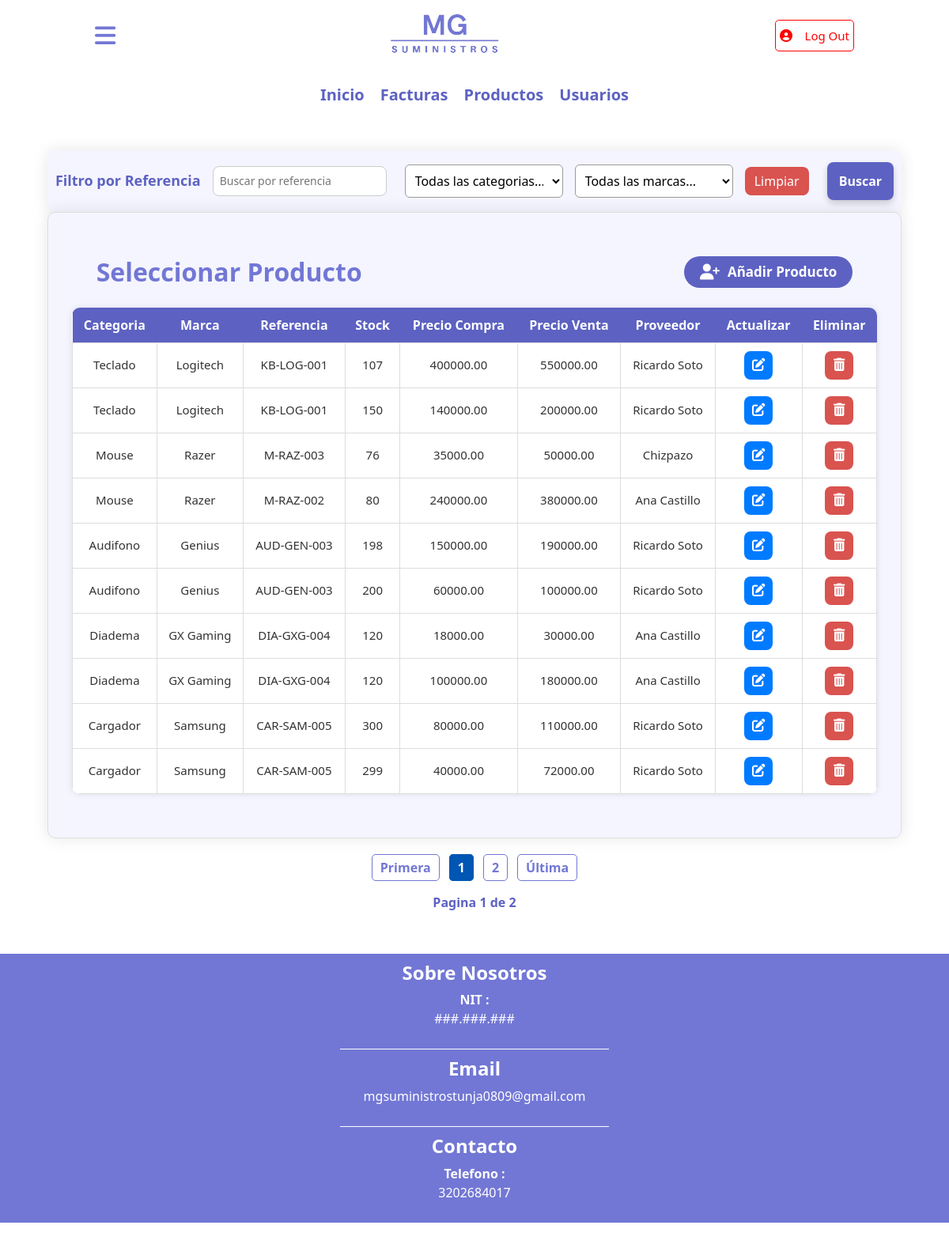
Screenshot of /producto/select.php (signed in) with the database file from the repository.
### tables this page shows
CREATE TABLE `producto` (
  `id_producto` int(11) NOT NULL,
  `id_categoria` int(11) NOT NULL,
  `id_marca` int(11) NOT NULL,
  `referencia` varchar(50) NOT NULL,
  `stock` int(11) NOT NULL,
  `precio_compra` decimal(10,2) NOT NULL,
  `precio_venta` decimal(10,2) NOT NULL,
  `id_proveedor` int(11) DEFAULT NULL
);

CREATE TABLE `categoria` (
  `id_categoria` int(11) NOT NULL,
  `tipo_categoria` varchar(40) NOT NULL
);

CREATE TABLE `marca` (
  `id_marca` int(11) NOT NULL,
  `nombre_marca` varchar(40) NOT NULL
);

CREATE TABLE `persona` (
  `id_persona` int(11) NOT NULL,
  `nombre` varchar(40) NOT NULL,
  `id_tipo_identidad` int(11) DEFAULT NULL,
  `id_tipo_documento` int(11) NOT NULL,
  `numero_documento` varchar(40) DEFAULT NULL,
  `correo_electronico` varchar(50) DEFAULT NULL,
  `contrasena` varchar(40) DEFAULT NULL,
  `id_rol` int(11) DEFAULT NULL,
  `direccion` varchar(40) DEFAULT NULL,
  `ciudad` int(11) DEFAULT NULL
);

### producto/select.php (the view, shortened to what this page needs)
<!DOCTYPE html>
<html lang="en">
<head>
    <link href="https://cdn.jsdelivr.net/npm/bootstrap@5.3.3/dist/css/bootstrap.min.css"
          rel="stylesheet"
>
    <link rel="stylesheet" href="../CSS/styles.css">
</head>
<body>
    <?php require_once('../config/database.php');?>
    <?php include('../temp/header.php') ?>
    <?php include('../temp/contenido.php') ?>
    <div id="contenido">
        <form method="GET" action="select.php">
            <div class="buscador">
                <p>Filtro por Referencia</p>
                <input type="text"  name="buscar"  placeholder="Buscar por referencia" value="<?php echo isset($_GET['buscar']) ? $_GET['buscar'] : ''; ?>">
                 <select name="categoria" class="select-filtros">
                    <option value="">Todas las categorias...</option>
                </select>
                <select name="marca" class="select-filtros">
                    <option value="">Todas las marcas...</option>
                </select>
                <a href="select.php" class="btn-filtro clear">Limpiar</a>
                <button type="submit">Buscar</button>
            </div>
        </form>
        <form action="select.php" method="POST" name="select">
            <fieldset>
                <legend id="titulo-form">
                    <h2>Seleccionar Producto</h2>
                    <a href="insert.php" id="btn-insertar">
                      <i class="fa-solid fa-user-plus"></i>
                      <p>Añadir Producto</p>
                    </a>
                </legend>
                <table class="tabla_roles">
                    <tr>
                        <th>Categoria</th>
                        <th>Marca</th>
                        <th>Referencia</th>
                        <th>Stock</th>
                        <th>Precio Compra</th>
                        <th>Precio Venta</th>
                        <th>Proveedor</th>
                        <th>Actualizar</th>
                        <th>Eliminar</th>
                    </tr>
                <?php
                $where = " WHERE 1 ";
                $sql_registros = mysqli_query($conexion,"
                    SELECT COUNT(*) AS total
                    FROM producto
                    INNER JOIN categoria ON producto.id_categoria = categoria.id_categoria
                    INNER JOIN marca ON producto.id_marca = marca.id_marca
                    INNER JOIN persona ON producto.id_proveedor = persona.id_persona
                    $where
                ");
                $result_registros = mysqli_fetch_array($sql_registros);
                $total = $result_registros['total'];
                $por_pagina = 10;
                $pagina = empty($_GET['PAGINA'])?1:$_GET['PAGINA'];
                $desde = ($pagina - 1) * $por_pagina;
                $total_paginas = ceil($total / $por_pagina);
                $consulta = "
                SELECT
                producto.id_producto,
                categoria.tipo_categoria AS categoria,
                marca.nombre_marca AS marca,
                producto.referencia,
                producto.stock,
                producto.precio_compra,
                producto.precio_venta,
                persona.nombre AS proveedor
                FROM producto
                INNER JOIN categoria ON producto.id_categoria = categoria.id_categoria
                INNER JOIN marca ON producto.id_marca = marca.id_marca
                INNER JOIN persona ON producto.id_proveedor = persona.id_persona
                $where
                LIMIT $desde,$por_pagina";
                $ejecutar = mysqli_query($conexion, $consulta);
                if(mysqli_num_rows($ejecutar)>0){
                    while($fila = mysqli_fetch_assoc($ejecutar)){
                        $id_producto = $fila['id_producto'];
                        $categoria = $fila['categoria'];
                        $marca = $fila['marca'];
                        $referencia = $fila['referencia'];
                        $stock = $fila['stock'];
                        $p_compra = $fila['precio_compra'];
                        $p_venta = $fila['precio_venta'];
                        $proveedor = $fila['proveedor'];
                        echo "
                    <tr>
                      <td>$categoria</td>
                      <td>$marca</td>
                      <td>$referencia</td>
                      <td>$stock</td>
                      <td>$p_compra</td>
                      <td>$p_venta</td>
                      <td>$proveedor</td>
                      <td>
                        <a class='btn-accion btn-actualizar' href='update.php?ACTUALIZAR=$id_producto' title='Actualizar'>
                          <i class='fa-solid fa-pen-to-square'></i>
                        </a>
                      </td>
                      <td>
                        <a class='btn-accion btn-eliminar' href='select.php?ELIMINAR=$id_producto' title='Eliminar' onclick=\"return confirm('¿Desea eliminar este producto?');\">
                          <i class='fa-solid fa-trash-can'></i>
                        </a>
                      </td>
                    </tr>
                  ";
                }
              } else {
                echo "<tr><td colspan='4'>No hay Productos registrados.</td></tr>";
              }
                ?>
            </table>
            </fieldset>
        </form>
        <div class="paginador">
            <?php
                echo "<a href='select.php?PAGINA=1' class='link-pagina'>Primera</a>";
                for ($i = 1; $i <= $total_paginas; $i++) {
                $pagina = empty($_GET['PAGINA']) ? 1 : $_GET['PAGINA'];
                $clase_activa = ($i == $pagina) ? "link-activa" : "link-pagina";
                echo "<a href='select.php?PAGINA=$i' class='$clase_activa'>$i</a>";
                }
                echo "<a href='select.php?PAGINA=$total_paginas' class='link-pagina'>Última</a>";
                echo "<br>";
                echo "<p class='info_pagina'>Pagina $pagina de $total_paginas</p>"
            ?>
        </div>
    </div>
    <?php include('../temp/footer.php') ?>
</body>
</html>

### CSS/styles.css (style rules this page uses)
body { margin: 0; font-family:'Segoe UI', Tahoma, Geneva, Verdana, sans-serif; font-weight: 400px; }
#contenido { text-align: center; align-items: center; height: auto; align-content: center; margin-bottom: 30px; }
#contenido form { text-align: center; align-items: center; background-color: #F5F5FF ; border-radius:10px ; box-shadow: 0 0 20px rgba(0, 0, 0,0.1); width: 90%; margin: auto; }
fieldset { border: 1px solid #ddd; border-radius: 10px; padding: 30px; overflow-x: auto; -webkit-overflow-scrolling: touch; }
#titulo-form { font-weight: bold; display: flex; justify-content: center; align-items: center; gap: 40%; width: 100%; margin: 25px auto; }
#titulo-form h2 { color: #7277D5; font-weight: bold; text-align: left; margin-bottom: 20px; line-height: 1; margin: 0; }
#btn-insertar { background-color: #5D62C2; color: white; font-weight: bold; display: flex; justify-content: center; align-items: center; gap: 10px; text-decoration: none; border: none; border-radius: 20px; padding: 8px 20px; height: 40px; width: auto; cursor: pointer; transition: all 0.2s ease; margin: 0; }
#btn-insertar p { margin: 0; font-size: 17px; }
#btn-insertar i { font-size: 20px; }
table.tabla_roles { width: 95%; margin: 25px auto; border-collapse: collapse; background-color: #fff; box-shadow: 0 0 8px rgba(0, 0, 0,0.1); border-radius: 10px; overflow: hidden; box-sizing: border-box; max-width: 100%; }
table.tabla_roles th { background-color: #5D62C2 ; color: white; padding: 10px; text-align: center; font-weight: bold; font-size: 16px; }
table.tabla_roles td { border: 1px solid #ddd; text-align: center; padding: 10px; font-size: 15px; color: #333; }
.select-filtros { padding: 8px; border-radius: 6px; border: 1px solid #999; background: #fff; width: auto; min-width: 120px; flex: 0 1 200px; max-width: 260px; }
.btn-filtro { background-color: #0056b3; color: white; padding: 10px 12px; border-radius: 8px; text-decoration: none; margin-right: 8px; transition: all 0.18s ease; font-size: 16px; line-height: 1; }
.btn-filtro.clear { background-color: #d9534f ; border-color: #d9534f ; }
.buscador { display: flex; justify-content: center; gap: 15px; align-items: center; text-align: center; padding: 15px 0px; }
.buscador p { color: #5D62C2; font-size: 18px; font-weight: bold; margin: 0; }
.buscador input { padding: 4px 8px; height: 38px; line-height: 1.2; font-size: 14px; border-radius: 8px; border: 1px solid #ccc; width: auto; min-width: 120px; flex: 0 1 220px; max-width: 320px; margin-right: 8px; box-sizing: border-box; transition: all 0.2s ease; }
.buscador button { padding: 12px 15px; background-color: #5D62C2; color: white; border-radius: 8px; border: none; transition: all 0.3s ease; font-weight: bold; box-shadow: 0 4px 8px rgba(0, 0, 0, 0.18); }
.paginador { text-align: center; margin-top: 25px; height: 60px; }
.paginador .link-pagina { text-decoration: none; color: #7277D5; font-weight: bold; margin: 0 6px; padding: 5px 10px; border: 1px solid #7277D5; border-radius: 5px; transition: all 0.3s ease; }
.link-activa { background-color: #0056b3; text-decoration: none; color: white; font-weight: bold; margin: 0 6px; padding: 5px 10px; border: 1px solid #0056b3; border-radius: 5px; transition: all 0.3s ease-in-out; }
.info_pagina { color: #5D62C2; font-weight: bold; padding: 20px 5px; }
.btn-accion { display: inline-flex; align-items: center; justify-content: center; width: 36px; height: 36px; border-radius: 8px; text-decoration: none; transition: 0.3s ease; font-size: 1.1em; }
.btn-actualizar { background-color: #007bff; color: white; }
.btn-eliminar { background-color: #d9534f; color: white; }
@media (max-width: 1200px) { table.tabla_roles { width: max-content; min-width: 100%; display: table; } }

### rows the page displays
producto: id_categoria.tipo_categoria "Teclado", id_marca.nombre_marca "Logitech", referencia "KB-LOG-001", stock "107", precio_compra "400000.00", precio_venta "550000.00", id_proveedor.nombre "Ricardo Soto"
producto: id_categoria.tipo_categoria "Teclado", id_marca.nombre_marca "Logitech", referencia "KB-LOG-001", stock "150", precio_compra "140000.00", precio_venta "200000.00", id_proveedor.nombre "Ricardo Soto"
producto: id_categoria.tipo_categoria "Mouse", id_marca.nombre_marca "Razer", referencia "M-RAZ-003", stock "76", precio_compra "35000.00", precio_venta "50000.00", id_proveedor.nombre "Chizpazo"
producto: id_categoria.tipo_categoria "Mouse", id_marca.nombre_marca "Razer", referencia "M-RAZ-002", stock "80", precio_compra "240000.00", precio_venta "380000.00", id_proveedor.nombre "Ana Castillo"
producto: id_categoria.tipo_categoria "Audifono", id_marca.nombre_marca "Genius", referencia "AUD-GEN-003", stock "198", precio_compra "150000.00", precio_venta "190000.00", id_proveedor.nombre "Ricardo Soto"
producto: id_categoria.tipo_categoria "Audifono", id_marca.nombre_marca "Genius", referencia "AUD-GEN-003", stock "200", precio_compra "60000.00", precio_venta "100000.00", id_proveedor.nombre "Ricardo Soto"
producto: id_categoria.tipo_categoria "Diadema", id_marca.nombre_marca "GX Gaming", referencia "DIA-GXG-004", stock "120", precio_compra "18000.00", precio_venta "30000.00", id_proveedor.nombre "Ana Castillo"
producto: id_categoria.tipo_categoria "Diadema", id_marca.nombre_marca "GX Gaming", referencia "DIA-GXG-004", stock "120", precio_compra "100000.00", precio_venta "180000.00", id_proveedor.nombre "Ana Castillo"
producto: id_categoria.tipo_categoria "Cargador", id_marca.nombre_marca "Samsung", referencia "CAR-SAM-005", stock "300", precio_compra "80000.00", precio_venta "110000.00", id_proveedor.nombre "Ricardo Soto"
producto: id_categoria.tipo_categoria "Cargador", id_marca.nombre_marca "Samsung", referencia "CAR-SAM-005", stock "299", precio_compra "40000.00", precio_venta "72000.00", id_proveedor.nombre "Ricardo Soto"

### other values shown
$pagina "1"
$total_paginas "2"
